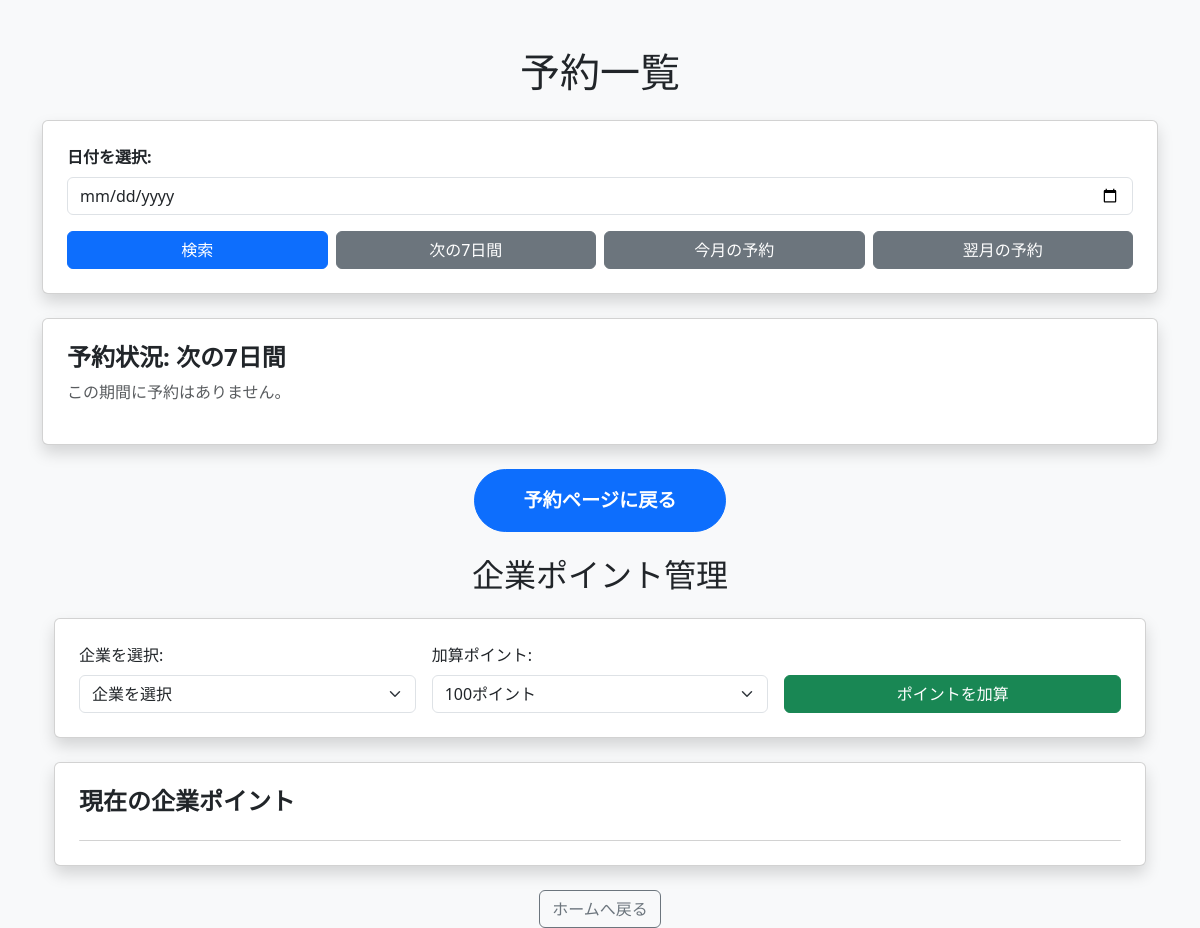
/reservations_list?range=7days, run on an earlier commit of the app's database.
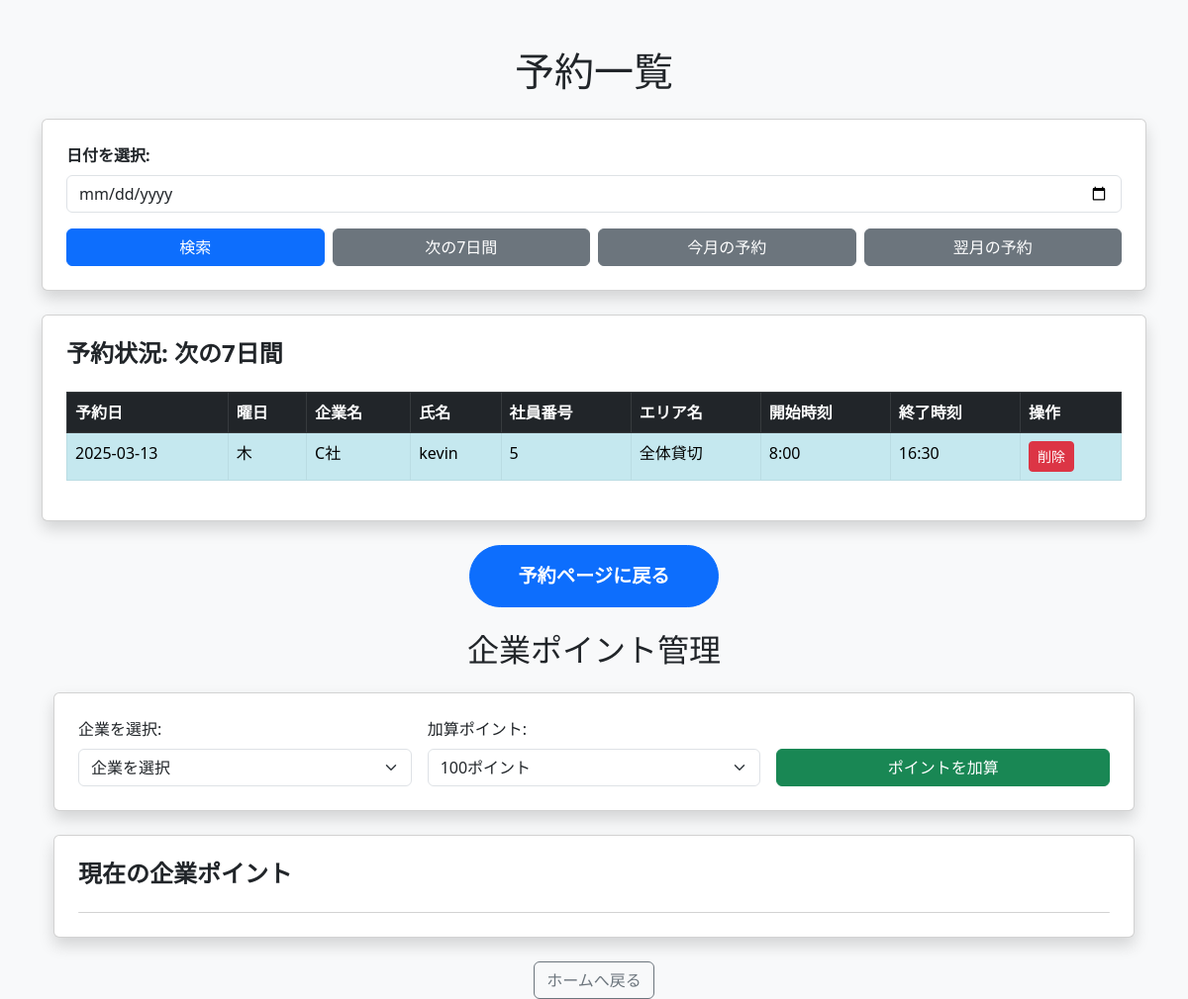
And on a later commit of the database.
### app.py (models this page shows)
class Reservation(db.Model):
    id = db.Column(db.Integer, primary_key=True)
    company = db.Column(db.String(50), nullable=False)  # 企業名
    name = db.Column(db.String(100), nullable=False)  # 氏名
    employee_id = db.Column(db.String(20), nullable=False)  # 社員番号
    area = db.Column(db.String(100), nullable=False)  # 予約エリア（複数選択可能）
    date = db.Column(db.Date, nullable=False)  # ✅ String → Date に変更
    start_time = db.Column(db.String(5), nullable=False)
    end_time = db.Column(db.String(5), nullable=False)
    created_at = db.Column(db.DateTime, default=datetime.utcnow)

### app.py (the view, shortened to what this page needs)
@app.route('/reservations_list', methods=['GET'])
def reservations_list():
    date = request.args.get('date')
    range_type = request.args.get('range')
    reservations = []
    today = datetime.today().strftime('%Y-%m-%d')
    if range_type == "7days":
        end_date = (datetime.today() + timedelta(days=7)).strftime('%Y-%m-%d')
        reservations = Reservation.query.filter(
            and_(Reservation.date >= today, Reservation.date <= end_date)
        ).order_by(Reservation.date, Reservation.start_time).all()
    elif range_type == "month":
        end_date = (datetime.today().replace(day=1) + timedelta(days=31)).strftime('%Y-%m-%d')
        reservations = Reservation.query.filter(
            and_(Reservation.date >= today, Reservation.date <= end_date)
        ).order_by(Reservation.date, Reservation.start_time).all()
    elif date:
        try:
            date = datetime.strptime(date, "%Y-%m-%d").date()  # ✅ ここで型変換をチェック
        except ValueError:
            date = None
        reservations = Reservation.query.filter_by(date=date).order_by(Reservation.start_time).all()
    else:
        reservations = []
    return render_template('reservations_list.html', reservations=reservations, selected_date=date, range_type=range_type)

### templates/reservations_list.html (shortened to what this page needs)
<!DOCTYPE html>
<html lang="ja">
<head>
    <link href="https://cdn.jsdelivr.net/npm/bootstrap@5.3.0/dist/css/bootstrap.min.css" rel="stylesheet">
</head>
<body class="bg-light">
    <div class="container mt-5">
        <h1 class="text-center mb-4">予約一覧</h1>
        <div class="card shadow p-4">
            <form method="get" action="/reservations_list">
                <div class="mb-3">
                    <label for="date" class="form-label fw-bold">日付を選択:</label>
                    <input type="date" id="date" name="date" class="form-control" required>
                </div>
                <div class="d-flex gap-2">
                    <button type="submit" class="btn btn-primary w-100">検索</button>
                    <a href="/reservations_list?range=7days" class="btn btn-secondary w-100">次の7日間</a>
                    <a href="/reservations_list?range=month" class="btn btn-secondary w-100">今月の予約</a>
                    <a href="/reservations_list?range=next_month" class="btn btn-secondary w-100">翌月の予約</a>
                </div>
            </form>
        </div>
        <div class="card shadow p-4 mt-4">
            <h4 class="fw-bold">予約状況:
                {{ selected_date if selected_date else ("次の7日間" if range_type == "7days" else "今月の予約" if range_type == "month" else "翌月の予約" if range_type == "nezt_month" else"日付を選択してください") }}
            </h4>
            {% if reservations %}
            <div class="table-responsive">
                <table class="table table-striped table-hover table-bordered mt-3">
                    <thead class="table-dark">
                        <tr>
                            <th>予約日</th>
                            <th>曜日</th>
                            <th>企業名</th>
                            <th>氏名</th>
                            <th>社員番号</th>
                            <th>エリア名</th>
                            <th>開始時刻</th>
                            <th>終了時刻</th>
                            <th>操作</th>
                        </tr>
                    </thead>
                    <tbody>
                        {% for reservation in reservations %}
                        <tr class="{% if 'キヅキ' in reservation.area %}table-danger{% elif 'オチツキ' in reservation.area %}table-success{% elif 'シタシミ' in reservation.area %}table-primary{% elif 'ニギワイ' in reservation.area %}table-warning{% elif '貸切' in reservation.area %}table-info{% endif %}">
                            <td>{{ reservation.date }}</td>
                            <td>{{ reservation.date.strftime('%A') | replace('Monday', '月') | replace('Tuesday', '火') | replace('Wednesday', '水') | replace('Thursday', '木') | replace('Friday', '金') | replace('Saturday', '土') | replace('Sunday', '日') }}</td>
                            <td>{{ reservation.company }}</td>
                            <td>{{ reservation.name }}</td>
                            <td>{{ reservation.employee_id }}</td>
                            <td>{{ reservation.area if reservation.area else "未設定" }}</td>
                            <td>{{ reservation.start_time }}</td>
                            <td>{{ reservation.end_time }}</td>
                            <td>
                                <form action="{{ url_for('delete_reservation', reservation_id=reservation.id) }}" method="post">
                                    <button type="submit" class="btn btn-danger btn-sm" onclick="return confirm('本当に削除しますか？');">削除</button>
                                </form>
                            </td>
                        </tr>
                        {% endfor %}
                    </tbody>
                </table>
            </div>
            {% else %}
                <p class="text-muted">この期間に予約はありません。</p>
            {% endif %}
        </div>
        <div class="text-center mt-4">
            <a href="/reserve" class="btn btn-primary rounded-pill px-5 py-3 fw-bold" style="font-size: 1.2rem;">
                予約ページに戻る
            </a>
        </div>
        <div class="container mt-4">
            <h2 class="text-center mb-4">企業ポイント管理</h2>
            <div class="card shadow p-4 mb-4">
                <form action="/add_points" method="post" class="row g-3">
                    <div class="col-md-4">
                        <label for="company" class="form-label">企業を選択:</label>
                        <select name="company" id="company" class="form-select" required>
                            <option value="">企業を選択</option>
                        </select>
                    </div>
                    <div class="col-md-4">
                        <label for="points" class="form-label">加算ポイント:</label>
                        <select name="points" id="points" class="form-select" required>
                            <option value="100">100ポイント</option>
                        </select>
                    </div>
                    <div class="col-md-4 d-flex align-items-end">
                        <button type="submit" class="btn btn-success w-100">ポイントを加算</button>
                    </div>
                </form>
            </div>
            <div class="card shadow p-4">
                <h4 class="fw-bold">現在の企業ポイント</h4>
                <ul id="company_points_list" class="list-group mt-3">
                </ul>
            </div>
        </div>
<link href="https://cdn.jsdelivr.net/npm/fullcalendar@6.1.8/main.min.css" rel="stylesheet">
        <div class="text-center mt-4">
            <a href="/" class="btn btn-outline-secondary">ホームへ戻る</a>
        </div>
    </div>
</body>
</html>

What changed in the data, as far as the page shows it:
added Reservation: date "2025-03-13", date "木", company "C社", name "kevin", employee_id "5", area "全体貸切", start_time "8:00", end_time "16:30"
Also different on the page:
text no longer shown: "この期間に予約はありません。"
text now shown: "予約日 曜日 企業名 氏名 社員番号 エリア名 開始時刻 終了時刻 操作"
